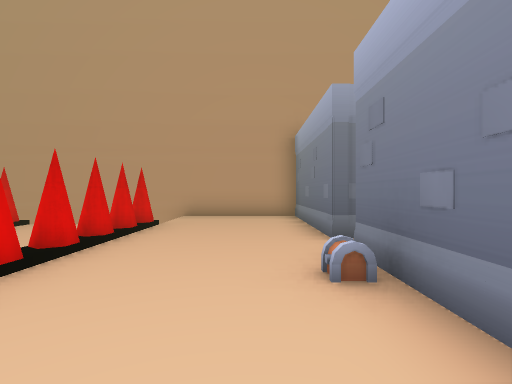
View 1 (above)

18 first-person views from a walk through a scene from a Unity 3-D project. The camera is 1.5 m above the floor, looks level and sees 85° across. The floor is counted in squares, 2 m on a side. Each view is taken from the middle of a square. On the plan, view 1 faces up. The plan holds only what a view shows up to about 10 squares ahead; the rest is blank. The place goes on beyond the plan. The player is left out. Some surface patterns are stand-ins.

View 2
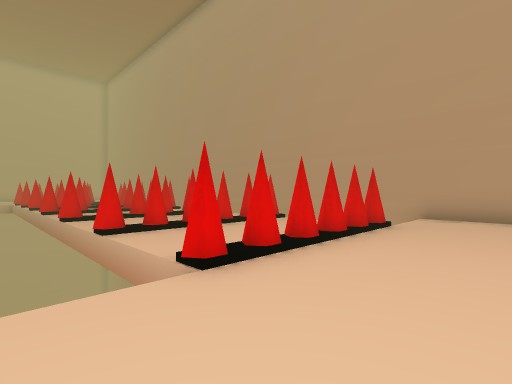

View 3
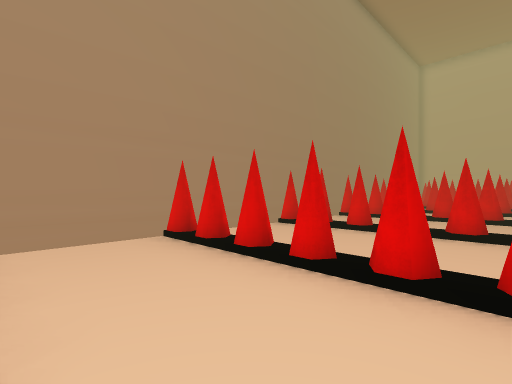

View 4
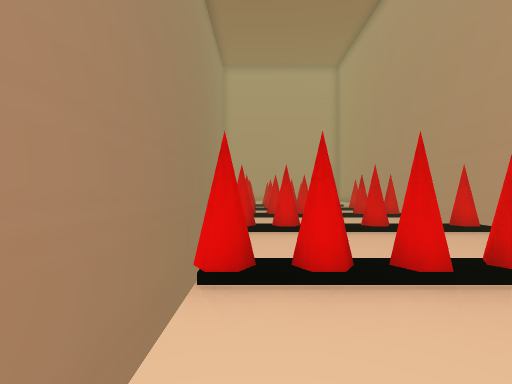

View 5
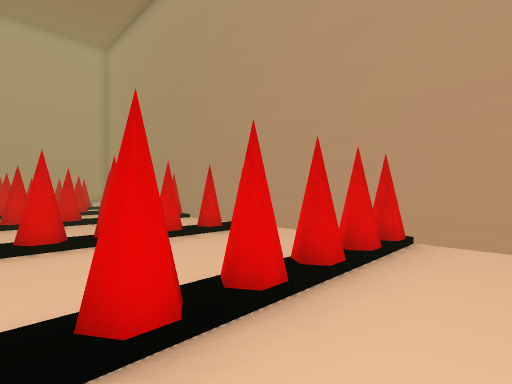

View 6
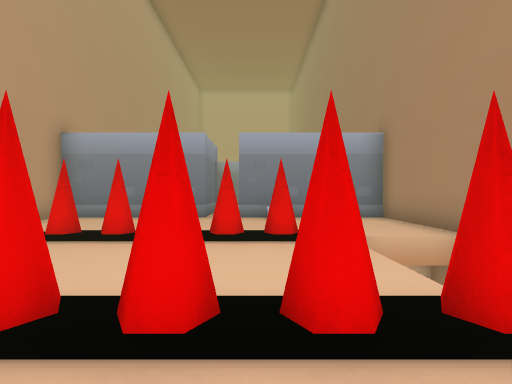

View 7
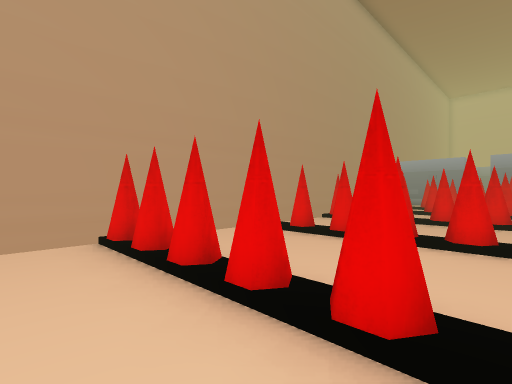

View 8
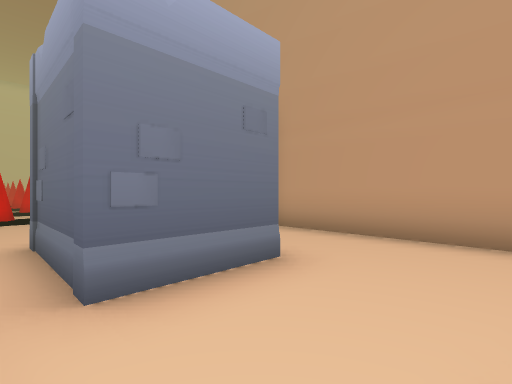

View 9
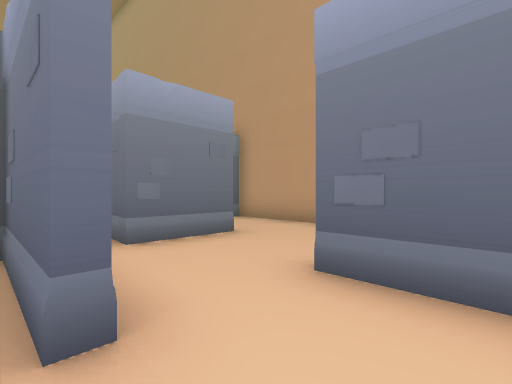

View 10
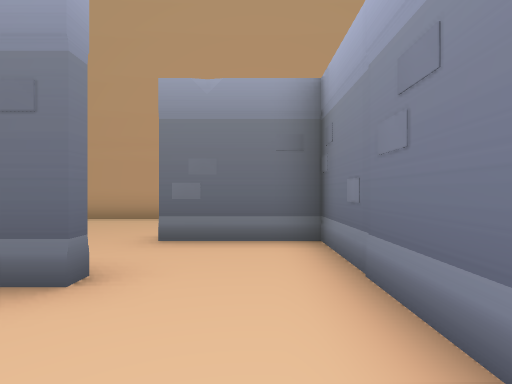

View 11
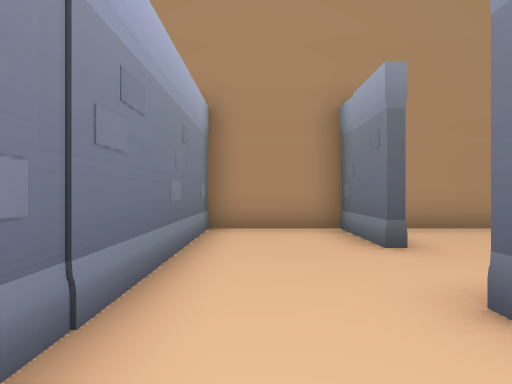

View 12
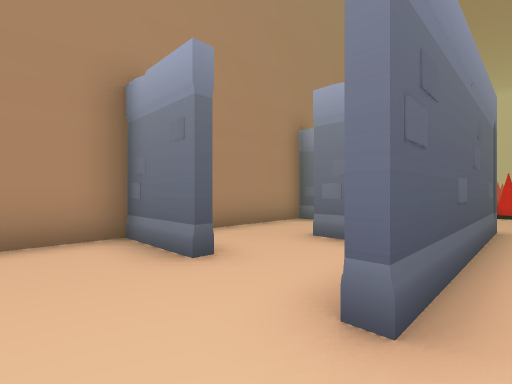

View 13
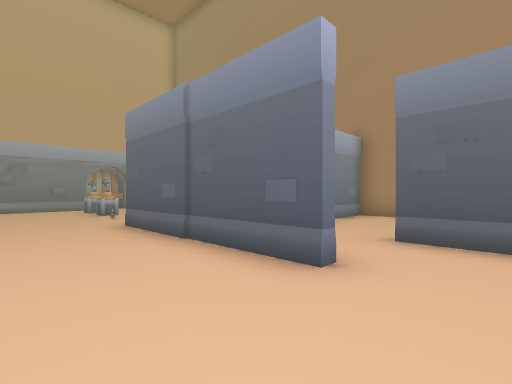

View 14
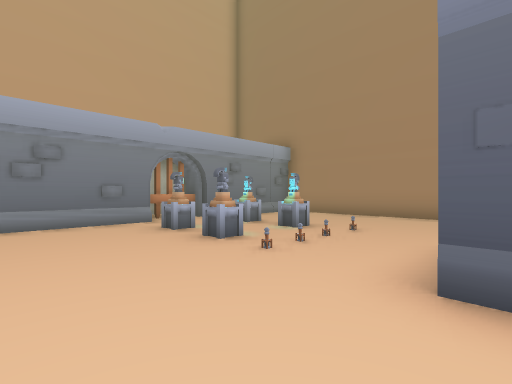

View 15
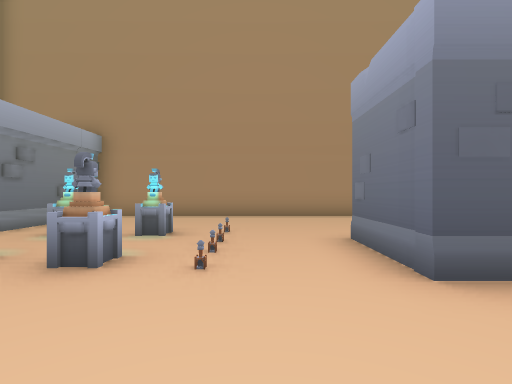

View 16
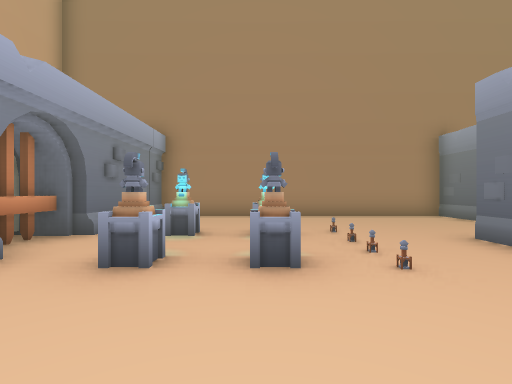

View 17
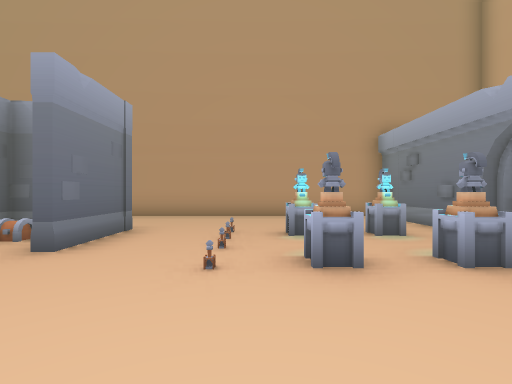

View 18
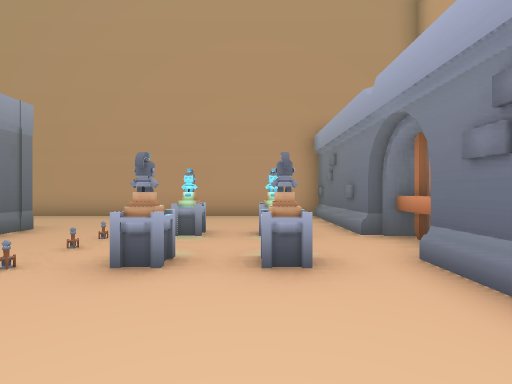

### Floor plan
Points are (right, up) in squares from view 1. A wall is a line through its corners. A room is listed if a view was taken in it or the views show most of it. See-through windows are left out.
Room 1 (views 1, 2, 3, 4, 5, 6, 7)
walls: (-8.3, 2.1) (-8.3, 1.5); (-8.3, 6.2) (-8.3, 3.2); (-11.3, 2.8) (-11.3, 1.5); (-11.3, 6.5) (-11.3, 3.6); (-5.3, 2.8) (-5.3, 1.5); (-5.3, 5.4) (-5.3, 3.4); (-5.3, 6.5) (-5.3, 6); (-14.4, 4) (-14.4, 3.4); (-14.4, 2.8) (-14.4, 2); (-14.4, 5.4) (-14.4, 4.6); (-14.4, 6.5) (-14.4, 5.9); (-2.3, 4.4) (-2.3, 3.2); (-2.5, 8.8) (-16, 8.8); (-15.9, -0.8) (1.2, -0.8) (1.2, 3.5)
ways out: opening at (1, 4) to room 2; opening at (-2, 7.5) to room 5; opening at (-0.5, 5.5) to room 5; gap at (-2, 5) to room 5; gap at (-14, 5.5); gap at (-11, 5.5); gap at (-8, 5.5); gap at (-5, 5.5)
Room 2 (views 8, 9, 11, 12)
walls: (3.9, 5.4) (3.9, 4.5) (1.2, 4.5); (1.2, 3.5) (6.6, 3.5); (9, 2.6) (9, 5.3) (6.5, 5.3)
ways out: opening at (1, 4) to room 1; opening at (7.5, 3) to room 3; opening at (5.5, 6) to room 4
Room 3 (view 10)
walls: (5.9, 1.3) (6.2, 1.3) (6.2, -0.8) (9, -0.8) (9, 2.6); (6.6, 3.2) (5.6, 3.2)
ways out: opening at (7.5, 3) to room 2; opening at (6, 2) to room 6
Room 4 (views 13, 14, 15, 16, 17, 18)
walls: (9.8, 5.3) (9.2, 5.3); (9.2, 0.8) (9.2, -0.8) (18, -0.8) (18, 3.2) (19.2, 3.2); (6.4, 5.6) (11.5, 5.6) (11.5, 3.5); (19, 4.8) (18, 4.8) (18, 8.8) (9, 8.8); (5.9, 8.8) (1.5, 8.8); (3.9, 6.6) (3.9, 5.4)
ways out: opening at (5.5, 6) to room 2
objects: chest (10, 4); statue (15, 3); statue (15, 5); statue (16, 3); statue (16, 5); gate (19, 4)
Room 5 (no view inside)
walls: (-2.3, 6.4) (-2.3, 5.5); (-2.3, 5.4) (-2.3, 4.4); (1.2, 4.5) (1.2, 8.8) (-2.5, 8.8)
ways out: opening at (-2, 7.5) to room 1; opening at (-0.5, 5.5) to room 1; gap at (-2, 5) to room 1
Room 6 (no view inside)
walls: (1.5, -0.2) (1.5, -0.8) (5, -0.8); (5.6, 3.2) (3.9, 3.2) (3.9, 1.2)
ways out: opening at (6, 2) to room 3

Where each view was taken, in squares from view 1:
view 1: 0 up, 0 right, facing up
view 2: 0 up, 0 right, facing up-left
view 3: 6 up, 3 left, facing down-left
view 4: 2 up, 6 left, facing left
view 5: 2 up, 7 left, facing up-left
view 6: 3 up, 7 left, facing right
view 7: 2 up, 16 left, facing up-right
view 8: 4 up, 6 right, facing up-left
view 9: 3 up, 8 right, facing up-left
view 10: 1 up, 8 right, facing up
view 11: 5 up, 8 right, facing down
view 12: 4 up, 8 right, facing down-left
view 13: 8 up, 5 right, facing down-right
view 14: 8 up, 11 right, facing down-right
view 15: 8 up, 13 right, facing down
view 16: 8 up, 15 right, facing down
view 17: 0 up, 14 right, facing up
view 18: 0 up, 16 right, facing up
